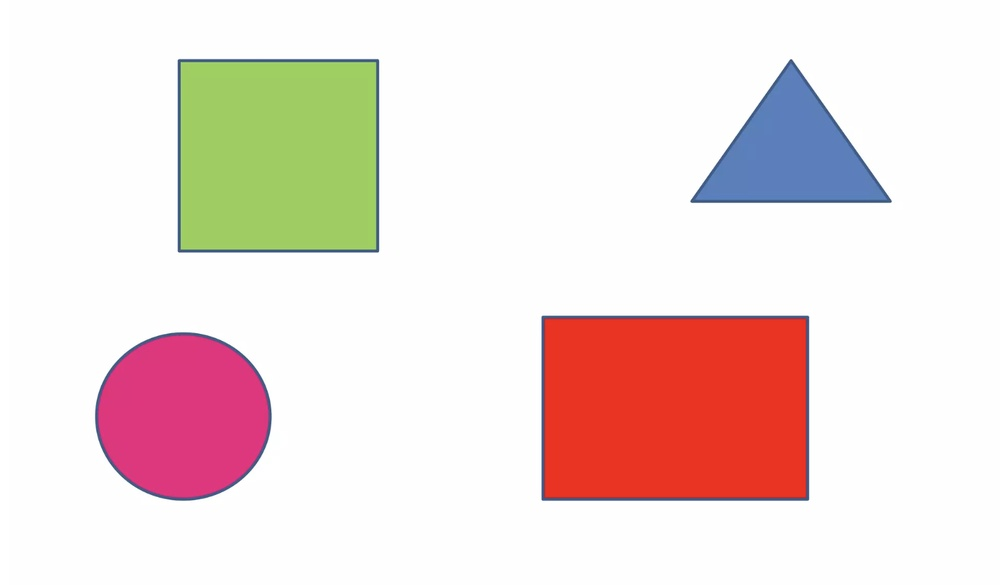
#> input picture data/shapes_simple.jpg, 1000 x 585 px, shrunk from 1522 x 890 before the run, found by its file name
$ python shape_detection.py
#> lines starting #> are read from the running program, lines starting #| are printed output that depends on the picture; after the words box and inside, x2 and y2 are one past the last pixel; in counts of white or black regions, pixels touching at a corner belong together
import os
import cv2

path = os.path.join('.','data','shapes_simple.jpg')
img = cv2.imread(path)
#> img is the input picture: shape (585, 1000, 3); mean B, G, R 218.6, 222.2, 238.8
imgGray = cv2.cvtColor(img, cv2.COLOR_BGR2GRAY)
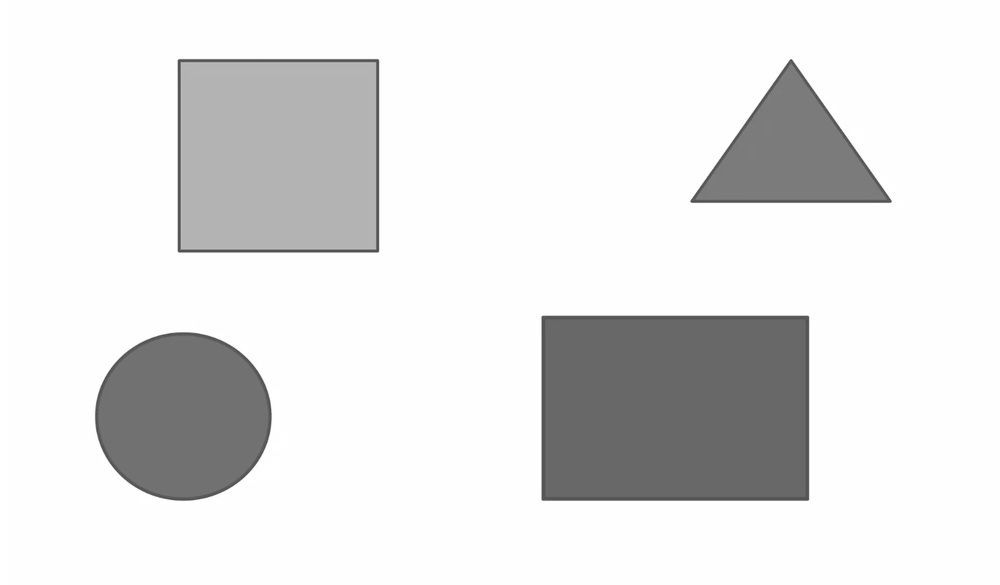
#> imgGray: shape (585, 1000); min 71, max 255, mean 226.7
_, thresh = cv2.threshold(imgGray, 220, 255, cv2.THRESH_BINARY)
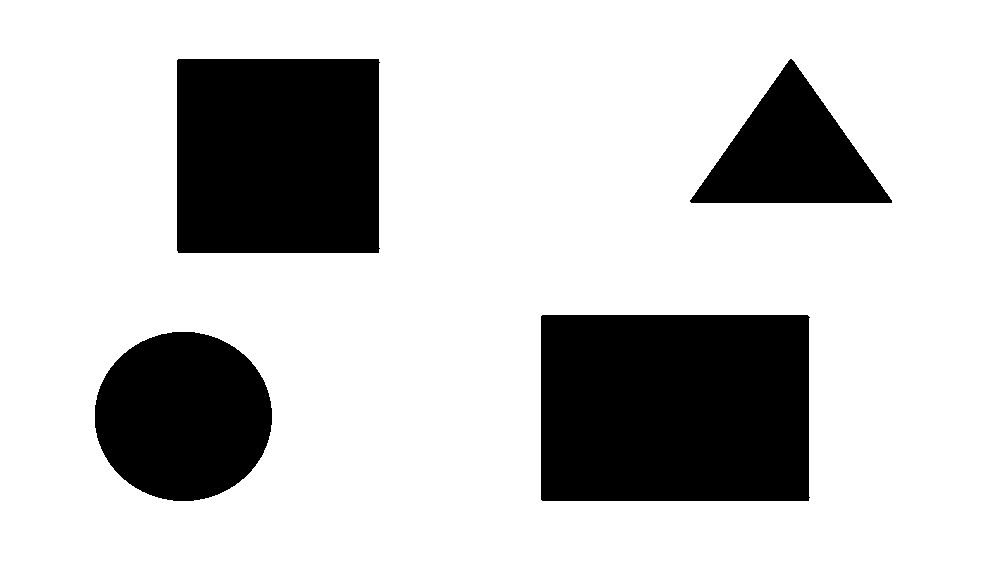
#> thresh: shape (585, 1000); 78.2% white; 4 black regions
contours, _ = cv2.findContours(thresh, cv2.RETR_TREE, cv2.CHAIN_APPROX_NONE)
#> contours = 5 contours; box (x1, y1, x2, y2) and area: (0, 0, 1000, 585) 583416, (540, 314, 811, 502) 50298, (176, 58, 381, 254) 39581, (94, 331, 273, 502) 23790, (689, 58, 893, 204) 15154

for cnt in contours:
    # get the polygon curve
    approx = cv2.approxPolyDP(cnt, 0.01 * cv2.arcLength(cnt, True), True)
    cv2.drawContours(img, [approx], 0, (0, 0, 0), 5)

    # print the shape name hence get the x and y coordinates
    x = approx.ravel()[0]
    y = approx.ravel()[1]

    # determine shape by number of sides
    if len(approx) == 3:
        cv2.putText(img, "Triangle", (x, y), cv2.FONT_HERSHEY_COMPLEX, 0.5, (0, 0, 0))
    elif len(approx) == 4:
        x, y, w, h = cv2.boundingRect(approx)
        aspect_ratio = float(w) / h
        if aspect_ratio >= 0.95 and aspect_ratio <= 1.05:
            cv2.putText(img, "Square", (x, y), cv2.FONT_HERSHEY_COMPLEX, 0.5, (0,0,0))
        else:
            cv2.putText(img, "Rectangle", (x, y), cv2.FONT_HERSHEY_COMPLEX, 0.5, ( 0,0,0))
    elif len(approx) == 5:
        cv2.putText(img, "Pentagon", (x, y), cv2.FONT_HERSHEY_COMPLEX, 0.5, (0, 0, 0))
    elif len(approx) == 10:
        cv2.putText(img, "Star", (x, y), cv2.FONT_HERSHEY_COMPLEX, 0.5, (0, 0, 0))
    else:
        cv2.putText(img, "Circle", (x, y), cv2.FONT_HERSHEY_COMPLEX, 0.5, (0, 0, 0))
#> this loop made 5 passes
#> (approx, w, h, aspect_ratio) on passes 1, 3, 5: ([[0, 0], [0, 584], [999, 584], [999, 0]], 1000, 585, 1.71), ([[540, 316], [807, 314], [809, 500], [542, 501]], 270, 188, 1.44), ([[176, 60], [378, 58], [379, 252], [178, 253]], 204, 196, 1.04)
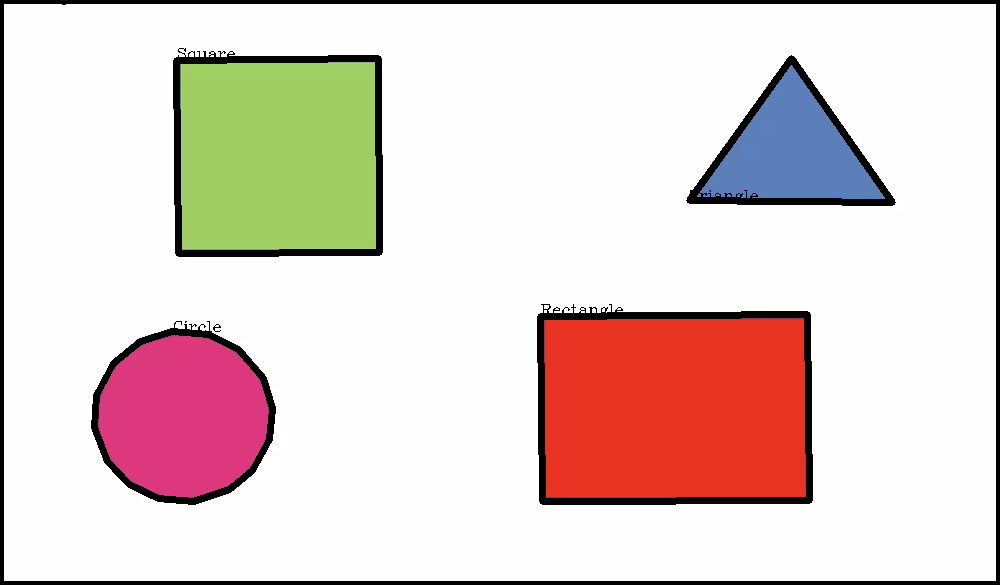
#> img: shape (585, 1000, 3); 5.57% of pixels changed, all inside (x1, y1, x2, y2) = (0, 0, 1000, 585)


cv2.imshow("Shapes", img)
cv2.waitKey(0)
cv2.destroyAllWindows()
